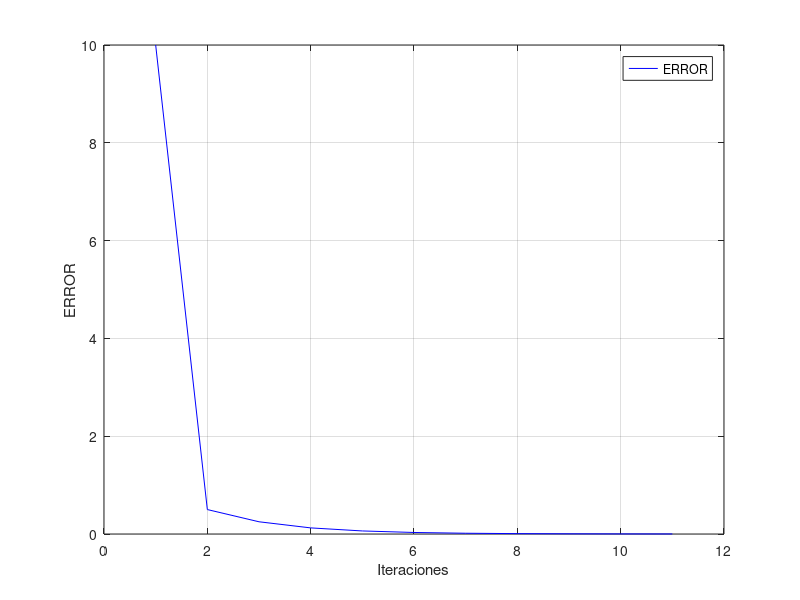

This chart was generated by the following MATLAB code:
xl=0;
xu=1;
i=1;
e(i)=10;

while(e(i)>0.001)
    xr=(xl+xu)/2;

g_xl=xl-2^-xl;
g_xr=xr-2^-xr;
g_xu=xu-2^-xu;

if(g_xl*g_xr<0)
    xu=xr;
    e(i+1)=abs(xr-xl);
end

if(g_xu*g_xr<0)
    xl=xr;
    e(i+1)=abs(xu-xr);
end

i=i+1;

if(g_xu*g_xr==0)
    xr=xr
end
end

tamanio=size(e);
iter=1:1:tamanio(2);

figure('DefaultAxesFontsize',10)
plot(iter,e,'color','blue')

grid on
xlabel('Iteraciones')
ylabel('ERROR')
legend('ERROR')